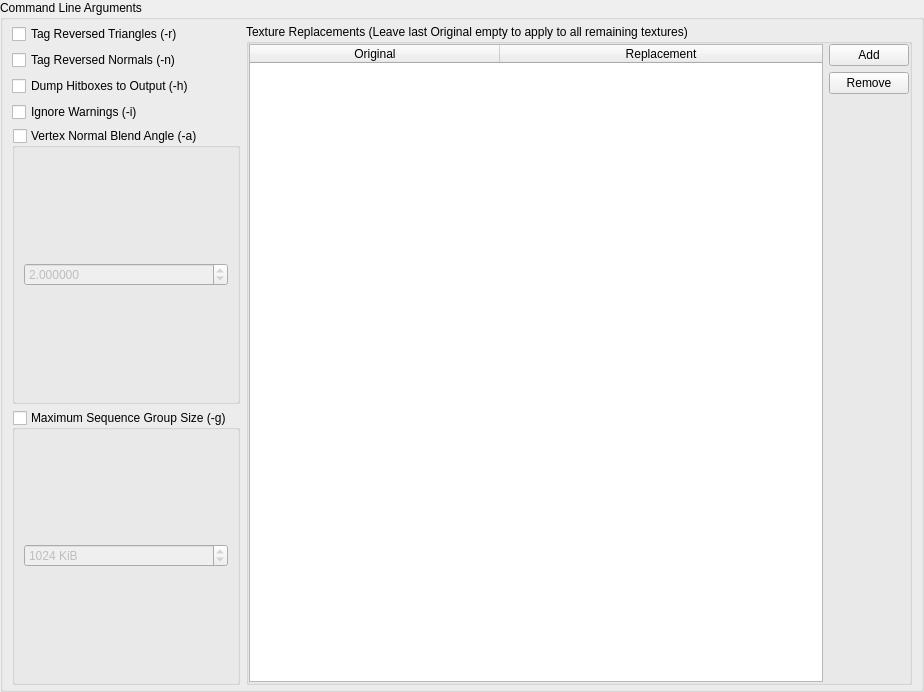
<?xml version="1.0" encoding="UTF-8"?>
<ui version="4.0">
 <class>ui::assets::studiomodel::StudioModelCompilerFrontEnd</class>
 <widget class="QWidget" name="ui::assets::studiomodel::StudioModelCompilerFrontEnd">
  <property name="geometry">
   <rect>
    <x>0</x>
    <y>0</y>
    <width>924</width>
    <height>692</height>
   </rect>
  </property>
  <property name="windowTitle">
   <string>Compile Model</string>
  </property>
  <layout class="QVBoxLayout" name="verticalLayout_2">
   <property name="leftMargin">
    <number>0</number>
   </property>
   <property name="topMargin">
    <number>0</number>
   </property>
   <property name="rightMargin">
    <number>0</number>
   </property>
   <property name="bottomMargin">
    <number>0</number>
   </property>
   <item>
    <widget class="QGroupBox" name="groupBox_2">
     <property name="title">
      <string>Command Line Arguments</string>
     </property>
     <layout class="QGridLayout" name="gridLayout">
      <property name="topMargin">
       <number>4</number>
      </property>
      <property name="bottomMargin">
       <number>4</number>
      </property>
      <item row="4" column="0">
       <widget class="QGroupBox" name="AddVertexBlendAngle">
        <property name="title">
         <string>Vertex Normal Blend Angle (-a)</string>
        </property>
        <property name="flat">
         <bool>true</bool>
        </property>
        <property name="checkable">
         <bool>true</bool>
        </property>
        <property name="checked">
         <bool>false</bool>
        </property>
        <layout class="QHBoxLayout" name="horizontalLayout_5">
         <property name="topMargin">
          <number>0</number>
         </property>
         <property name="bottomMargin">
          <number>0</number>
         </property>
         <item>
          <widget class="QDoubleSpinBox" name="VertexBlendAngle">
           <property name="decimals">
            <number>6</number>
           </property>
           <property name="maximum">
            <double>360.000000000000000</double>
           </property>
           <property name="value">
            <double>2.000000000000000</double>
           </property>
          </widget>
         </item>
        </layout>
       </widget>
      </item>
      <item row="0" column="1" rowspan="6">
       <widget class="QGroupBox" name="groupBox_3">
        <property name="title">
         <string>Texture Replacements (Leave last Original empty to apply to all remaining textures)</string>
        </property>
        <property name="flat">
         <bool>true</bool>
        </property>
        <layout class="QGridLayout" name="gridLayout_4">
         <property name="leftMargin">
          <number>0</number>
         </property>
         <property name="topMargin">
          <number>0</number>
         </property>
         <property name="rightMargin">
          <number>0</number>
         </property>
         <property name="bottomMargin">
          <number>0</number>
         </property>
         <item row="0" column="1">
          <widget class="QPushButton" name="AddTextureReplacement">
           <property name="text">
            <string>Add</string>
           </property>
          </widget>
         </item>
         <item row="1" column="1">
          <widget class="QPushButton" name="RemoveTextureReplacement">
           <property name="text">
            <string>Remove</string>
           </property>
          </widget>
         </item>
         <item row="2" column="1">
          <spacer name="verticalSpacer_2">
           <property name="orientation">
            <enum>Qt::Vertical</enum>
           </property>
           <property name="sizeType">
            <enum>QSizePolicy::Minimum</enum>
           </property>
           <property name="sizeHint" stdset="0">
            <size>
             <width>20</width>
             <height>0</height>
            </size>
           </property>
          </spacer>
         </item>
         <item row="0" column="0" rowspan="3">
          <widget class="QTableWidget" name="TextureReplacements">
           <property name="sizePolicy">
            <sizepolicy hsizetype="Expanding" vsizetype="Minimum">
             <horstretch>0</horstretch>
             <verstretch>0</verstretch>
            </sizepolicy>
           </property>
           <attribute name="horizontalHeaderDefaultSectionSize">
            <number>250</number>
           </attribute>
           <attribute name="horizontalHeaderStretchLastSection">
            <bool>true</bool>
           </attribute>
           <column>
            <property name="text">
             <string>Original</string>
            </property>
           </column>
           <column>
            <property name="text">
             <string>Replacement</string>
            </property>
           </column>
          </widget>
         </item>
        </layout>
       </widget>
      </item>
      <item row="0" column="0">
       <widget class="QCheckBox" name="TagReversedTriangles">
        <property name="text">
         <string>Tag Reversed Triangles (-r)</string>
        </property>
       </widget>
      </item>
      <item row="1" column="0">
       <widget class="QCheckBox" name="TagReversedNormals">
        <property name="text">
         <string>Tag Reversed Normals (-n)</string>
        </property>
       </widget>
      </item>
      <item row="3" column="0">
       <widget class="QCheckBox" name="IgnoreWarnings">
        <property name="text">
         <string>Ignore Warnings (-i)</string>
        </property>
       </widget>
      </item>
      <item row="5" column="0">
       <widget class="QGroupBox" name="AddMaximumSequenceGroupSize">
        <property name="title">
         <string>Maximum Sequence Group Size (-g)</string>
        </property>
        <property name="flat">
         <bool>true</bool>
        </property>
        <property name="checkable">
         <bool>true</bool>
        </property>
        <property name="checked">
         <bool>false</bool>
        </property>
        <layout class="QHBoxLayout" name="horizontalLayout_6">
         <property name="topMargin">
          <number>0</number>
         </property>
         <property name="bottomMargin">
          <number>0</number>
         </property>
         <item>
          <widget class="QSpinBox" name="MaximumSequenceGroupSize">
           <property name="suffix">
            <string> KiB</string>
           </property>
           <property name="minimum">
            <number>1</number>
           </property>
           <property name="maximum">
            <number>1000000000</number>
           </property>
           <property name="value">
            <number>1024</number>
           </property>
          </widget>
         </item>
        </layout>
       </widget>
      </item>
      <item row="2" column="0">
       <widget class="QCheckBox" name="DumpHitboxes">
        <property name="text">
         <string>Dump Hitboxes to Output (-h)</string>
        </property>
       </widget>
      </item>
     </layout>
    </widget>
   </item>
  </layout>
 </widget>
 <resources/>
 <connections/>
</ui>
